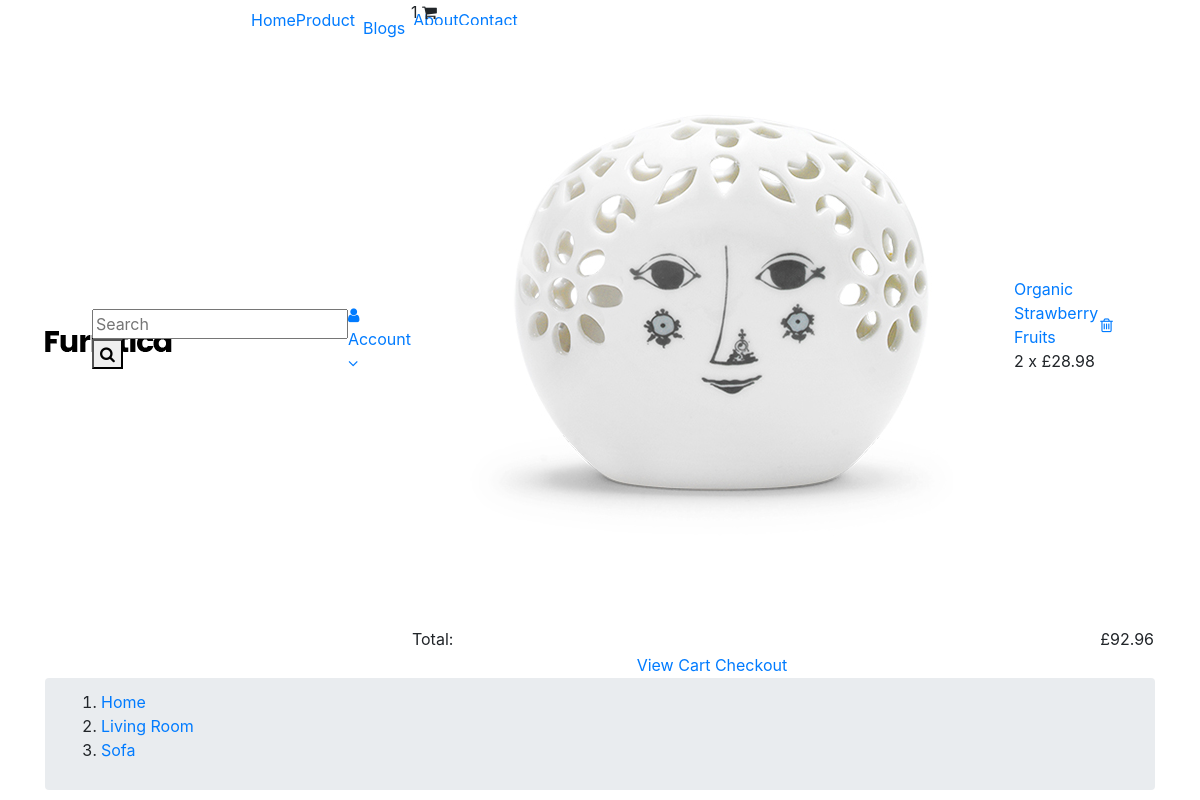
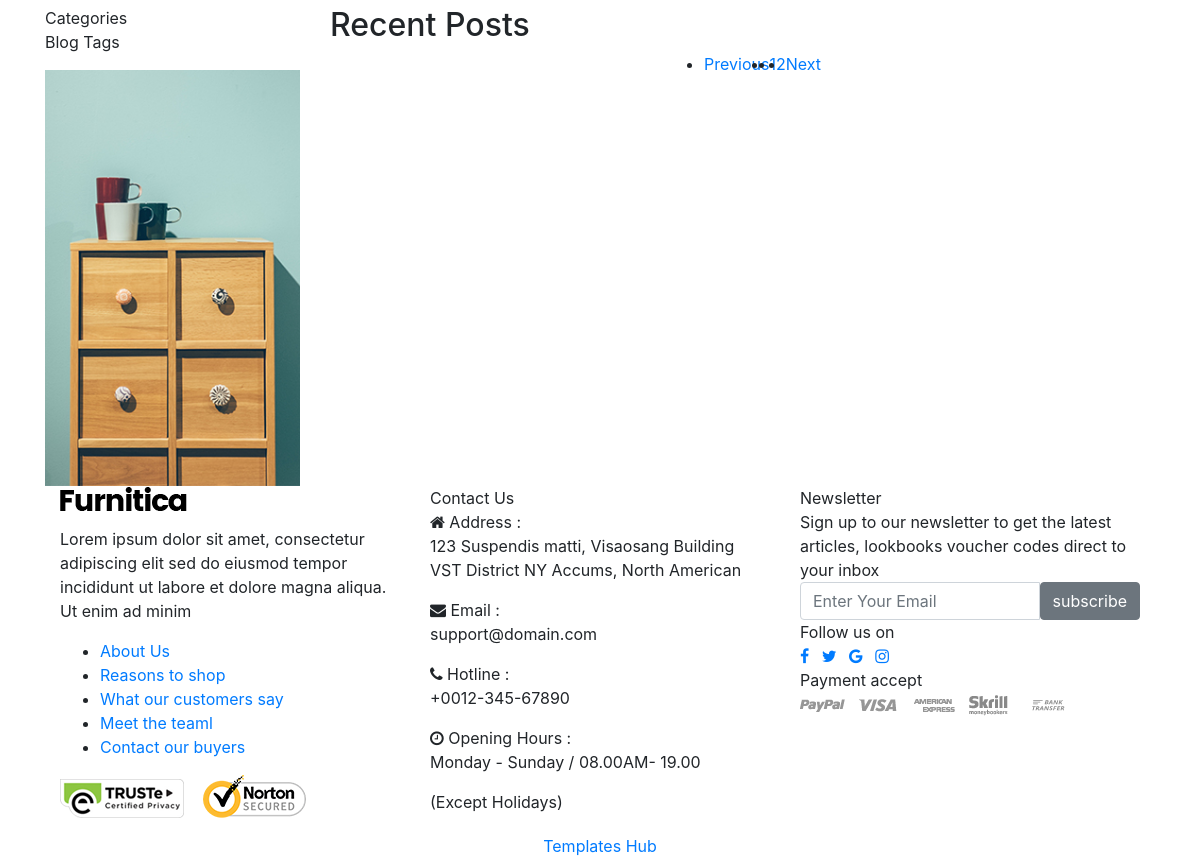
The app's page /en/blog/product/, older data (2 pictures, top to bottom).
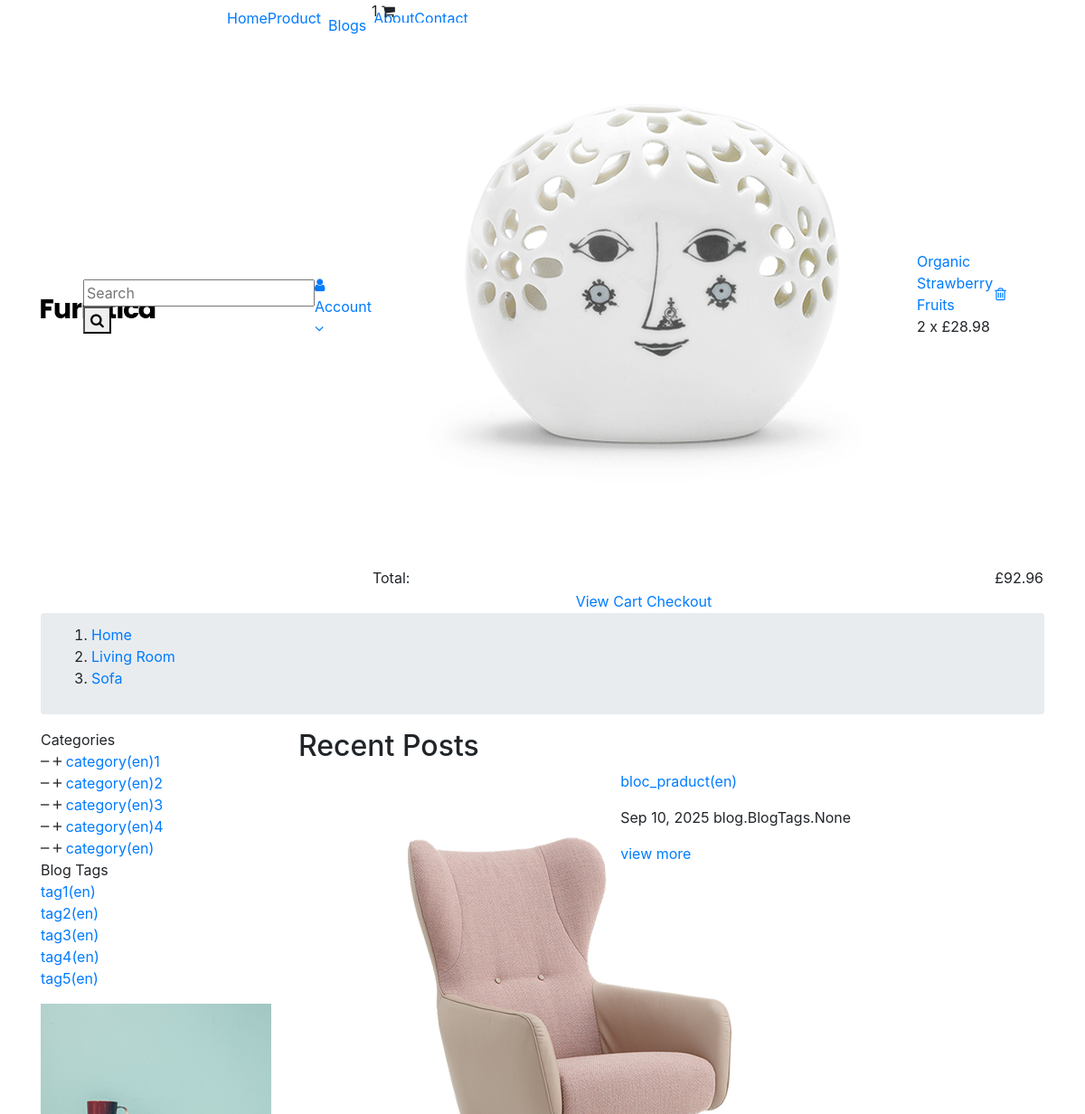
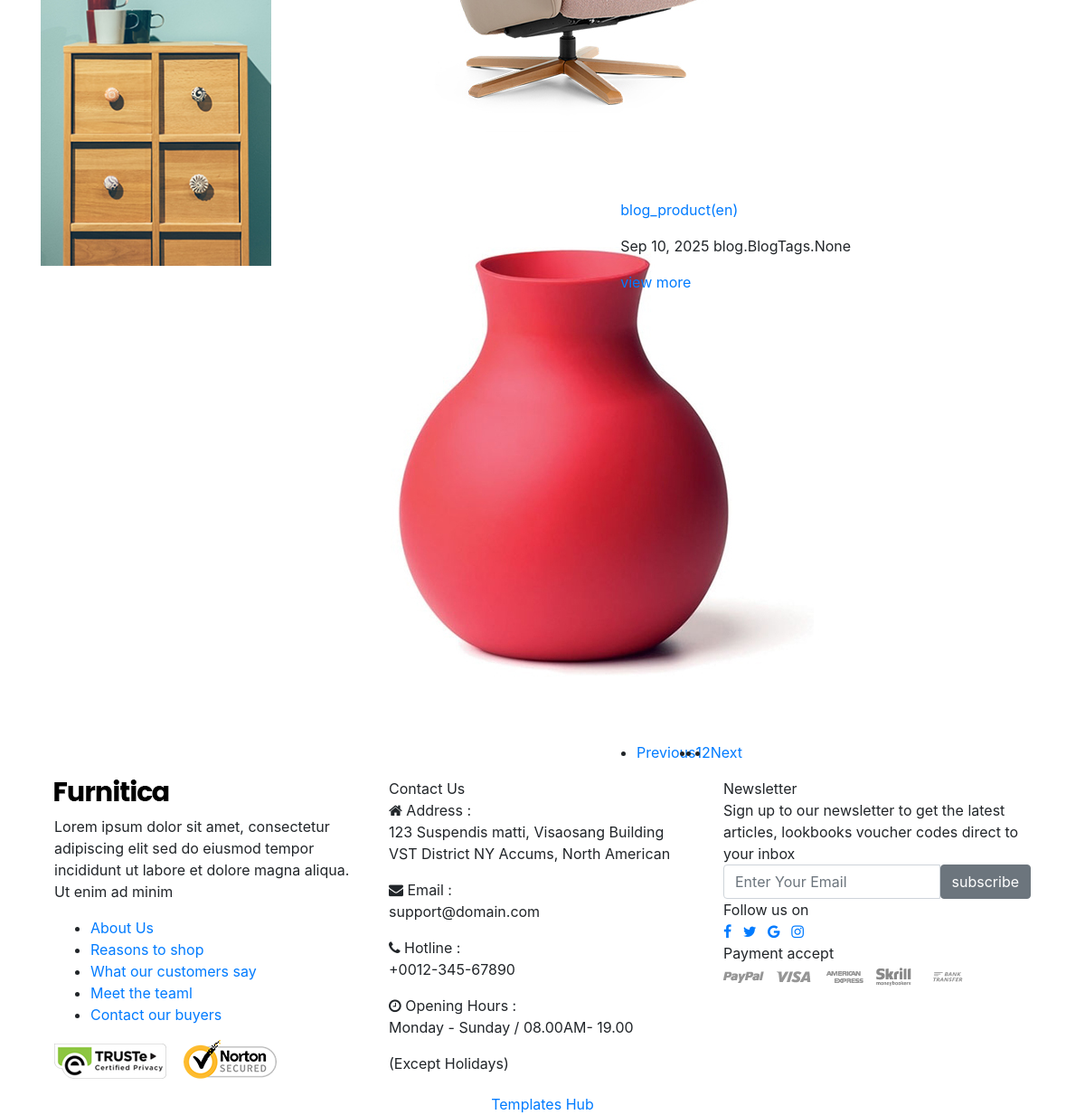
The same page, newer data (2 pictures, top to bottom).
### apps/blog/models.py (models this page shows, shortened)
class BlogCategory(BaseModel):
    title = models.CharField(max_length=255)
    class Meta:
        verbose_name = 'Blog category'
        verbose_name_plural = 'Blog categories'

class BlogTags(BaseModel):
    title = models.CharField(max_length=255)
    class Meta:
        verbose_name = 'Blog tags'
        verbose_name_plural = 'Blog tags'

class BlogPost(BaseModel):
    class BlogStatus(models.TextChoices):
        DRAFT = 'DRAFT'
        PUBLISHED = 'PUBLISHED'
        DELETED = 'DELETED'
    status = models.CharField(
        max_length=20,
        choices=BlogStatus,
        default=BlogStatus.DRAFT
    )
    title = models.CharField(max_length=255)
    content = RichTextUploadingField()
    image = models.ImageField(upload_to='blogs/', null=True, blank=True)
    category = models.ManyToManyField(BlogCategory, related_name='blogs')
    tag = models.ManyToManyField(
        BlogTags,
        related_name='blogs'
    )
    author = models.ForeignKey(
        BlocAuthorModel,
        on_delete=models.CASCADE,
        related_name='blogs'
    )
    class Meta:
        verbose_name = 'Blog'
        verbose_name_plural = 'Blogs'

### apps/blog/views.py (the view)
# urls.py: path('product/', blog_page_views, name = 'blog'),
def blog_page_views(request):
    blogs = BlogPost.objects.filter(
        status=BlogPost.BlogStatus.PUBLISHED
    )
    categories = BlogCategory.objects.all()
    tags = BlogTags.objects.all()
    most_popular_blogs = (
        BlogPost.objects
        .annotate(views_count=Count('views', distinct=True))
        .order_by('-views_count')[:4]
    )
    context = {
        "blogs": blogs,
        "categories": categories,
        "tags": tags,
        "most_popular_blogs": most_popular_blogs,
    }
    return render(
        request, 'blog-list-sidebar-left.html',
        context
    )

### template/blog-list-sidebar-left.html (shortened to what this page needs)
{% extends 'layout/base.html' %}
{% load static %}
{% block body_id %}id="blog-list-sidebar-left" class="blog"{% endblock %}
{% block content %}
{% load i18n %}
    <div class="main-content"`>
        <div id="wrapper-site">
            <div id="content-wrapper">
                <div id="main">
                    <div class="page-home">
                        <nav class="breadcrumb-bg">
                            <div class="container no-index">
                                <div class="breadcrumb">
                                    <ol>
                                        <li>
                                            <a href="{% url 'about:home' %}">
                                                <span>{% trans 'Home' %}</span>
                                            </a>
                                        </li>
                                        <li>
                                            <a href="{% url 'product:products' %}">
                                                <span>{% trans 'Living Room' %}</span>
                                            </a>
                                        </li>
                                        <li>
                                            <a href="{% url 'about:abouts' %}">
                                                <span>{% trans 'Sofa' %}</span>
                                            </a>
                                        </li>
                                    </ol>
                                </div>
                            </div>
                        </nav>
                        <div class="container">
                            <div class="content">
                                <div class="row">
                                    <div class="sidebar-3 sidebar-collection col-lg-3 col-md-3 col-sm-4">
                                        <div class="sidebar-block">
                                            <div class="title-block">{% trans 'Categories' %}</div>
                                            <div class="block-content">
                                                {% for cat in categories %}
                                                <div class="cateTitle hasSubCategory open level1">
                                                    <span class="arrow collapse-icons collapsed" data-toggle="collapse" data-target="#livingroom" aria-expanded="false" role="status">
                                                        <i class="zmdi zmdi-minus"></i>
                                                        <i class="zmdi zmdi-plus"></i>
                                                    </span>
                                                    <a class="cateItem" href="#">{{ cat.title }}</a>
                                                </div>
                                                {% endfor %}
                                            </div>
                                        </div>
                                        <div class="sidebar-block product-tags">
                                            <div class="title-block">
                                                {% trans 'Blog Tags' %}
                                            </div>
                                            <div class="block-content">
                                                <ul class="listSidebarBlog list-unstyled">
                                                    {% for tag in tags %}
                                                        <li>
                                                        <a href="#" title="Show products matching tag Hot Trend">{{ tag.title }}</a>
                                                    </li>
                                                    {% endfor %}
                                                </ul>
                                            </div>
                                        </div>
                                        <div class="sidebar-block group-image-special">
                                            <div class="effect">
                                                <a href="#">
                                                    <img class="img-fluid" src="{% static 'img/blog/advertising.jpg' %}" alt="banner-2" title="banner-2">
                                                </a>
                                            </div>
                                        </div>
                                    </div>
                                    <div class="col-sm-8 col-lg-9 col-md-9 flex-xs-first main-blogs">
                                        <h2>{% trans 'Recent Posts' %}</h2>
                                        <div class="list-content row">
                                            {% for blog in blogs %}
                                            <div class="hover-after col-md-5 col-xs-12">
                                                <a href="{% url 'blogs:blog-detail' pk=blog.id %}">
                                                    <img src="{{ blog.image.url }}" alt="img">
                                                </a>
                                            </div>
                                            <div class="late-item col-md-7 col-xs-12">
                                                <p class="content-title">
                                                    <a href="{% url 'blogs:blog-detail' pk=blog.id %}">{{ blog.title|slice:":50" }}</a>
                                                </p>
                                                <p class="post-info">
                                                    <span>{{ blog.created_at|date:"M d, Y" }}</span>
                                                    <span>{{ blog.tag }}</span>
                                                </p>
                                                <span class="view-more">
                                                    <a href="">{% trans 'view more' %}</a>
                                                </span>
                                            </div>
                                            {% endfor %}
                                        </div>
                                        <div class="page-list col">
                                            <ul class="justify-content-center d-flex">
                                                <li>
                                                    <a rel="prev" href="#" class="previous disabled js-search-link">
                                                        {% trans 'Previous' %}
                                                    </a>
                                                </li>
                                                <li class="current active">
                                                    <a rel="nofollow" href="#" class="disabled js-search-link">
                                                        1
                                                    </a>
                                                </li>
                                                <li>
                                                    <a rel="nofollow" href="#" class="disabled js-search-link">
                                                        2
                                                    </a>
                                                </li>
                                                <li>
                                                    <a rel="next" href="#" class="next disabled js-search-link">
                                                        {% trans 'Next' %}
                                                    </a>
                                                </li>
                                            </ul>
                                        </div>
                                    </div>
                                </div>
                            </div>
                        </div>
                    </div>
                </div>
            </div>
        </div>
    </div>
{% endblock %}

Row changes from the older to the newer data that the page shows:
added BlogCategory: title "category(en)1"
added BlogCategory: title "category(en)2"
added BlogCategory: title "category(en)3"
added BlogCategory: title "category(en)4"
added BlogCategory: title "category(en)"
added BlogTags: title "tag1(en)"
added BlogTags: title "tag2(en)"
added BlogTags: title "tag3(en)"
added BlogTags: title "tag4(en)"
added BlogTags: title "tag5(en)"
added BlogPost: image (picture), title "bloc_praduct(en)", created_at "Sep 10, 2025", tag "blog.BlogTags.None"
added BlogPost: image (picture), title "blog_product(en)", created_at "Sep 10, 2025", tag "blog.BlogTags.None"
